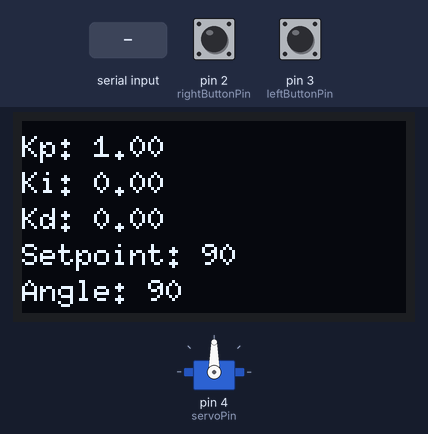
Simulated run of this sketch. Board: Arduino Uno, built with avr-gcc and run on an emulated ATmega328P. On the bench: 128×64 one-colour display, servo. The test bench sets the inputs (shaded band); at power-on: pin 2 (rightButtonPin) HIGH, pin 3 (leftButtonPin) HIGH.

Above: at 1.7 s.
1.8 s: pin 2 (rightButtonPin) pulled LOW for 0.15 s
At 2.2 s:
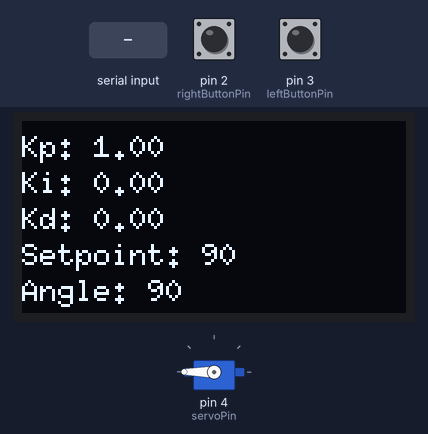
3.8 s: pin 3 (leftButtonPin) pulled LOW for 0.15 s
At 4.02 s:
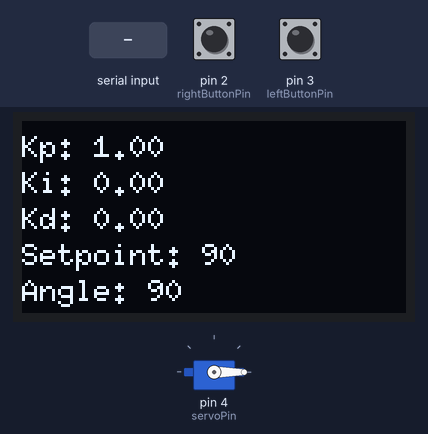
5.7 s: "90,45,200\n" received over Serial
At 6.6 s:
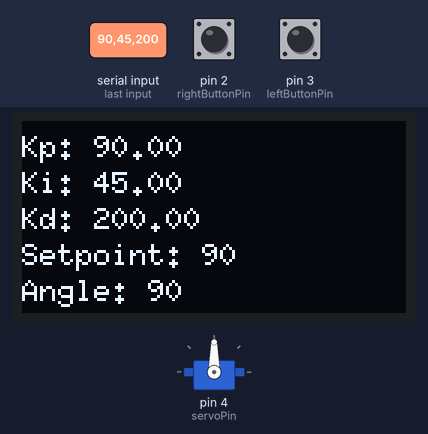
7.7 s: pin 2 (rightButtonPin) pulled LOW for 1 s
At 8.1 s:
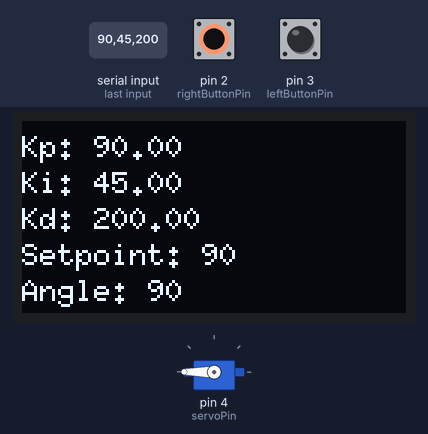
9.3 s: pin 3 (leftButtonPin) pulled LOW for 1 s
At 10.7 s:
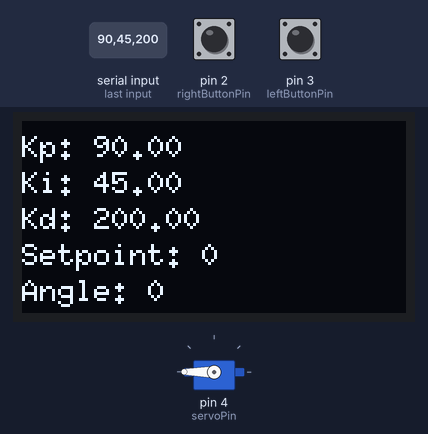
Timing chart, 0 to 11.9 s (numbered marks = the images above; inputs shaded):
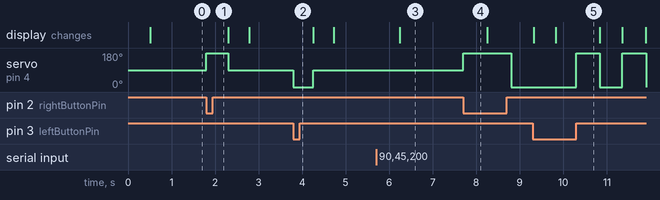

Measured:
- after the input at 1.8 s, servo on pin 4 (servoPin): 90° → 180° at once, → 90° 0.50 s later
- after the input at 3.8 s, servo on pin 4 (servoPin): 90° → 0° at once, → 90° 0.45 s later
- after the input at 5.7 s, the display: changes after 0.54 s (image 3)
- after the input at 7.7 s, servo on pin 4 (servoPin): 90° → 180° at once, → 0° 1.1 s later

The sketch:

Arduino_Nano_PID.ino
```cpp
#include <Servo.h>
#include <U8g2lib.h>
#include <Wire.h>

// OLED: Software I2C
U8G2_SSD1306_128X64_NONAME_1_SW_I2C u8g2(
  U8G2_R0, /* clock=*/ A5, /* data=*/ A4, /* reset=*/ U8X8_PIN_NONE);

// Pins
const int servoPin = 4;
const int leftButtonPin = 3;
const int rightButtonPin = 2;

// Servo + PID
Servo myServo;
bool pidActive = false;
float Kp = 1.0, Ki = 0.0, Kd = 0.0;
float setpoint = 90;
float input = 90;
float output = 0;
float previousError = 0;
float integral = 0;

// Timing
unsigned long lastTime = 0;
const int interval = 30;

void setup() {
  u8g2.begin();

  pinMode(leftButtonPin, INPUT_PULLUP);
  pinMode(rightButtonPin, INPUT_PULLUP);
  myServo.attach(servoPin);
  myServo.write(90);  // Center position

  Serial.begin(9600); // For receiving PID from ESP32

  updateOLED();  // Initial OLED display
}

void loop() {
  handleButtons();
  receivePIDfromSerial();

  unsigned long now = millis();
  if (pidActive && (now - lastTime >= interval)) {
    lastTime = now;
    runPID();
  }
}

void handleButtons() {
  static bool leftPressed = false;
  static bool rightPressed = false;

  if (digitalRead(leftButtonPin) == LOW && !leftPressed) {
    leftPressed = true;
    setpoint = 0;
    pidActive = true;
    previousError = 0;
    integral = 0;
  }
  if (digitalRead(leftButtonPin) == HIGH && leftPressed) {
    setpoint = 90;
    leftPressed = false;
    pidActive = true;
    previousError = 0;
    integral = 0;
  }

  if (digitalRead(rightButtonPin) == LOW && !rightPressed) {
    rightPressed = true;
    setpoint = 180;
    pidActive = true;
    previousError = 0;
    integral = 0;
  }
  if (digitalRead(rightButtonPin) == HIGH && rightPressed) {
    setpoint = 90;
    rightPressed = false;
    pidActive = true;
    previousError = 0;
    integral = 0;
  }
}

void runPID() {
  float error = setpoint - input;

  // ✅ Stop when close enough
  if (abs(error) < 1.0) {
    myServo.write((int)setpoint);
    input = setpoint;
    output = 0;
    pidActive = false;
    updateOLED();
    return;
  }

  // PID calculations
  integral += error * (interval / 1000.0);
  float derivative = (error - previousError) / (interval / 1000.0);
  output = Kp * error + Ki * integral + Kd * derivative;

  float newAngle = input + output;
  newAngle = constrain(newAngle, 0, 180);

  myServo.write((int)newAngle);
  input = newAngle;
  previousError = error;

  updateOLED();
}

void receivePIDfromSerial() {
  static String inputString = "";
  while (Serial.available()) {
    char inChar = (char)Serial.read();
    if (inChar == '\n') {
      parsePIDString(inputString);
      inputString = "";
    } else {
      inputString += inChar;
    }
  }
}

void parsePIDString(String data) {
  data.trim();  // Remove whitespace
  int firstComma = data.indexOf(',');
  int secondComma = data.indexOf(',', firstComma + 1);

  if (firstComma > 0 && secondComma > firstComma) {
    String kpStr = data.substring(0, firstComma);
    String kiStr = data.substring(firstComma + 1, secondComma);
    String kdStr = data.substring(secondComma + 1);

    float newKp = kpStr.toFloat();
    float newKi = kiStr.toFloat();
    float newKd = kdStr.toFloat();

    Kp = newKp;
    Ki = newKi;
    Kd = newKd;

    updateOLED();
  }
}

void updateOLED() {
  u8g2.firstPage();
  do {
    u8g2.setFont(u8g2_font_6x10_tf);
    u8g2.setCursor(0, 12);
    u8g2.print("Kp: "); u8g2.print(Kp, 2);
    u8g2.setCursor(0, 24);
    u8g2.print("Ki: "); u8g2.print(Ki, 2);
    u8g2.setCursor(0, 36);
    u8g2.print("Kd: "); u8g2.print(Kd, 2);
    u8g2.setCursor(0, 48);
    u8g2.print("Setpoint: "); u8g2.print((int)setpoint);
    u8g2.setCursor(0, 60);
    u8g2.print("Angle: "); u8g2.print((int)input);
  } while (u8g2.nextPage());
}
```
